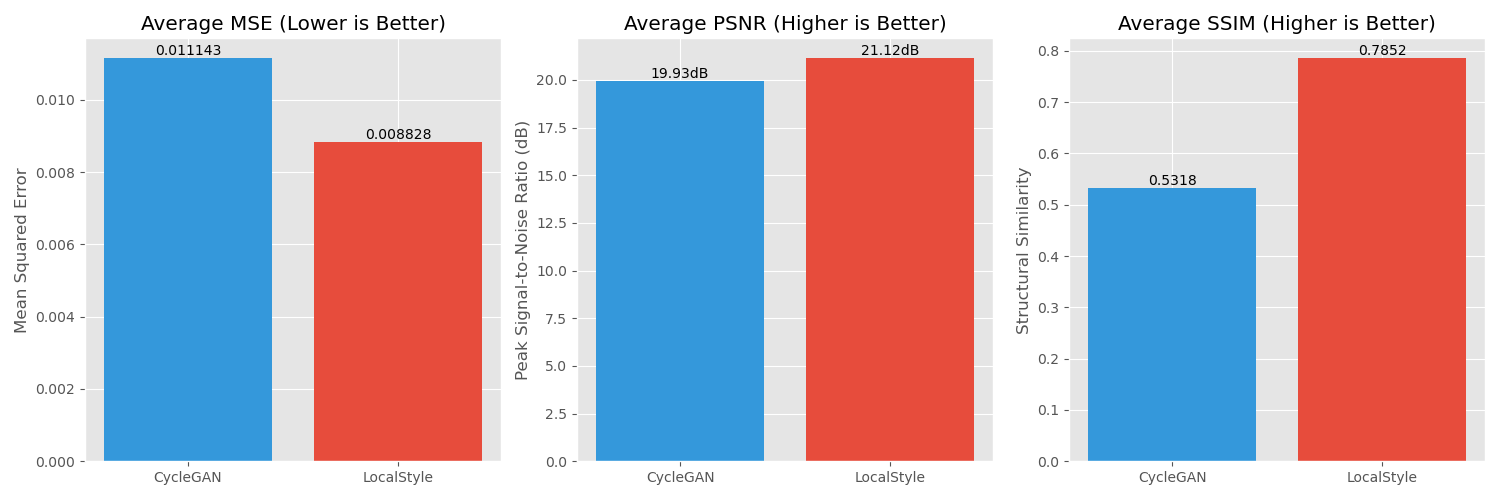
#> input picture examples/quality_comparison_chart.png, 1500 x 500 px
$ python image_quality_comparison.py --folder1 examples --folder2 examples
#> lines starting #> are read from the running program, lines starting #| are printed output that depends on the picture; long printed decimals are rounded
import os
import numpy as np
import cv2
from skimage.metrics import structural_similarity as ssim
from skimage.metrics import peak_signal_noise_ratio as psnr
import pandas as pd
import matplotlib.pyplot as plt
from pathlib import Path
import glob

def calculate_metrics(img1, img2):
    """计算两张图像间的MSE、PSNR和SSIM指标"""
    # 确保两张图像尺寸一致
    if img1.shape != img2.shape:
        img2 = cv2.resize(img2, (img1.shape[1], img1.shape[0]))

    # 转换为浮点型并归一化到0-1范围
    img1 = img1.astype(float) / 255.0
    img2 = img2.astype(float) / 255.0

    # 计算MSE
    mse_value = np.mean((img1 - img2) ** 2)

    # 计算PSNR (使用skimage，更可靠)
    psnr_value = psnr(img1, img2, data_range=1.0)

    # 计算SSIM (使用skimage，更可靠)
    ssim_value = ssim(img1, img2, channel_axis=2, data_range=1.0)

    return {
        'mse': mse_value,
        'psnr': psnr_value,
        'ssim': ssim_value
    }

def compare_folders(folder1, folder2, output_excel=None, output_chart=None):
    """比较两个文件夹中图像的质量指标"""
#> called with folder1 = 'examples', folder2 = 'examples', output_excel = 'image_comparison_results.xlsx', output_chart = 'image_comparison_chart.png'
    print(f"比较文件夹: \n  {folder1} \n  {folder2}")

    # 获取第一个文件夹中的所有图像文件
    extensions = ['.jpg', '.jpeg', '.png', '.bmp']
    folder1_images = []
    for ext in extensions:
        folder1_images.extend(glob.glob(os.path.join(folder1, f"*{ext}")))
        folder1_images.extend(glob.glob(os.path.join(folder1, f"*{ext.upper()}")))

    folder1_image_names = [os.path.basename(img) for img in folder1_images]
    print(f"在 {folder1} 中找到 {len(folder1_images)} 张图像")

    # 获取第二个文件夹中的所有图像文件
    folder2_images = []
    for ext in extensions:
        folder2_images.extend(glob.glob(os.path.join(folder2, f"*{ext}")))
        folder2_images.extend(glob.glob(os.path.join(folder2, f"*{ext.upper()}")))

    folder2_image_names = [os.path.basename(img) for img in folder2_images]
    print(f"在 {folder2} 中找到 {len(folder2_images)} 张图像")

    # 找到两个文件夹中共有的图像
    common_images = []
    for i, name1 in enumerate(folder1_image_names):
        for j, name2 in enumerate(folder2_image_names):
            # 检查文件名相似性 (忽略前缀，比如cyclegan_和local_style_)
            if name1 == name2 or name1 in name2 or name2 in name1:
                common_images.append((folder1_images[i], folder2_images[j]))
                break

    print(f"找到 {len(common_images)} 对可比较的图像")

    if len(common_images) == 0:
        print("没有可比较的图像，退出")
        return

    # 比较每对图像
    results = []
    folder1_name = os.path.basename(folder1)
    folder2_name = os.path.basename(folder2)

    for img1_path, img2_path in common_images:
        print(f"比较: \n  {os.path.basename(img1_path)} \n  {os.path.basename(img2_path)}")

        img1 = cv2.imread(img1_path)
#> img1 is the input picture: shape (500, 1500, 3); mean B, G, R 189.2, 177.4, 192.8
        img2 = cv2.imread(img2_path)

        if img1 is None or img2 is None:
            print(f"  无法读取图像，跳过")
            continue

        metrics = calculate_metrics(img1, img2)
#> in calculate_metrics, `mse_value = np.mean((img1 - img2) ** 2)`: mse_value = 0
#> in calculate_metrics, `psnr_value = psnr(img1, img2, data_range=1.0)`: psnr_value = inf
#> in calculate_metrics, `ssim_value = ssim(img1, img2, channel_axis=2, data_range=1.0)`: ssim_value = 1
#> metrics = {'mse': 0, 'psnr': inf, 'ssim': 1}

        results.append({
            'image1': os.path.basename(img1_path),
            'image2': os.path.basename(img2_path),
            'mse': metrics['mse'],
            'psnr': metrics['psnr'],
            'ssim': metrics['ssim']
        })

        print(f"  MSE: {metrics['mse']:.6f}, PSNR: {metrics['psnr']:.2f}dB, SSIM: {metrics['ssim']:.4f}")
#|   MSE: 0, PSNR: infdB, SSIM: 1.0000

    # 计算平均值
    avg_mse = sum(r['mse'] for r in results) / len(results)
    avg_psnr = sum(r['psnr'] for r in results) / len(results)
    avg_ssim = sum(r['ssim'] for r in results) / len(results)

    print(f"\n平均指标:")
    print(f"  MSE: {avg_mse:.6f}")
    print(f"  PSNR: {avg_psnr:.2f}dB")
    print(f"  SSIM: {avg_ssim:.4f}")

    # 创建摘要数据
    summary_data = [{
        '文件夹': folder1_name,
        '图像数量': len(folder1_images)
    }, {
        '文件夹': folder2_name,
        '图像数量': len(folder2_images)
    }, {
        '文件夹': f"比较结果 ({len(common_images)}对图像)",
        '平均MSE': avg_mse,
        '平均PSNR': avg_psnr,
        '平均SSIM': avg_ssim
    }]

    # 创建详细数据
    detail_data = []
    for r in results:
        detail_data.append({
            '图像1': r['image1'],
            '图像2': r['image2'],
            'MSE': r['mse'],
            'PSNR': r['psnr'],
            'SSIM': r['ssim']
        })

    # 保存到Excel
    if output_excel:
        with pd.ExcelWriter(output_excel) as writer:
            # 摘要表
            summary_df = pd.DataFrame(summary_data)
            summary_df.to_excel(writer, sheet_name='摘要', index=False)

            # 详细结果表
            detail_df = pd.DataFrame(detail_data)
            detail_df.to_excel(writer, sheet_name='详细结果', index=False)

        print(f"结果已保存到 {output_excel}")

    # 创建图表
    if output_chart:
        plt.figure(figsize=(15, 5))

        # SSIM图表
        plt.subplot(1, 3, 1)
        plt.bar(['比较结果'], [avg_ssim], color='blue')
        plt.title('平均SSIM (越高越好)')
        plt.ylim(0, 1)
        plt.text(0, avg_ssim + 0.02, f'{avg_ssim:.4f}', ha='center')

        # PSNR图表
        plt.subplot(1, 3, 2)
        plt.bar(['比较结果'], [avg_psnr], color='green')
        plt.title('平均PSNR (越高越好)')
        plt.text(0, avg_psnr + 0.5, f'{avg_psnr:.2f}', ha='center')

        # MSE图表
        plt.subplot(1, 3, 3)
        plt.bar(['比较结果'], [avg_mse], color='red')
        plt.title('平均MSE (越低越好)')
        plt.text(0, avg_mse + 0.001, f'{avg_mse:.6f}', ha='center')

        plt.tight_layout()
        plt.savefig(output_chart)
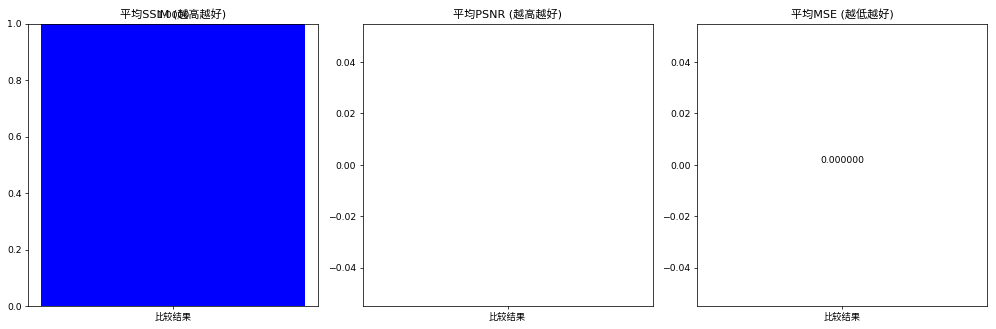
#> figure drawn by matplotlib, 3 panels
        print(f"图表已保存到 {output_chart}")

    return summary_data, detail_data

if __name__ == "__main__":
    import argparse

    parser = argparse.ArgumentParser(description='比较两个文件夹中图像的质量指标')
    parser.add_argument('--folder1', type=str, required=True, help='第一个图像文件夹路径')
    parser.add_argument('--folder2', type=str, required=True, help='第二个图像文件夹路径')
    parser.add_argument('--output_excel', type=str, default='image_comparison_results.xlsx', help='输出Excel文件路径')
    parser.add_argument('--output_chart', type=str, default='image_comparison_chart.png', help='输出图表文件路径')

    args = parser.parse_args()

    compare_folders(args.folder1, args.folder2, args.output_excel, args.output_chart)
